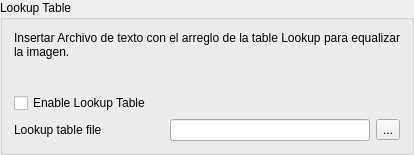
           <widget class="QGroupBox" name="Lookuptable_groupBox">
            <property name="title">
             <string>Lookup Table</string>
            </property>
            <layout class="QVBoxLayout" name="verticalLayout_17">
             <item>
              <widget class="QLabel" name="label_20">
               <property name="sizePolicy">
                <sizepolicy hsizetype="Fixed" vsizetype="Fixed">
                 <horstretch>0</horstretch>
                 <verstretch>0</verstretch>
                </sizepolicy>
               </property>
               <property name="minimumSize">
                <size>
                 <width>0</width>
                 <height>0</height>
                </size>
               </property>
               <property name="maximumSize">
                <size>
                 <width>432</width>
                 <height>93</height>
                </size>
               </property>
               <property name="text">
                <string>&lt;html&gt;&lt;head/&gt;&lt;body&gt;&lt;p align=&quot;justify&quot;&gt;Insertar Archivo de texto con el arreglo de la table Lookup para equalizar la imagen.&lt;/p&gt;&lt;/body&gt;&lt;/html&gt;</string>
               </property>
               <property name="alignment">
                <set>Qt::AlignJustify|Qt::AlignTop</set>
               </property>
               <property name="wordWrap">
                <bool>true</bool>
               </property>
              </widget>
             </item>
             <item>
              <widget class="QCheckBox" name="checkBox_lookuptable">
               <property name="text">
                <string>Enable Lookup Table</string>
               </property>
               <property name="checked">
                <bool>false</bool>
               </property>
               <property name="tristate">
                <bool>false</bool>
               </property>
              </widget>
             </item>
             <item>
              <layout class="QHBoxLayout" name="horizontalLayout_24">
               <item>
                <widget class="QLabel" name="label_21">
                 <property name="sizePolicy">
                  <sizepolicy hsizetype="Minimum" vsizetype="Maximum">
                   <horstretch>0</horstretch>
                   <verstretch>0</verstretch>
                  </sizepolicy>
                 </property>
                 <property name="minimumSize">
                  <size>
                   <width>150</width>
                   <height>3</height>
                  </size>
                 </property>
                 <property name="maximumSize">
                  <size>
                   <width>150</width>
                   <height>16777215</height>
                  </size>
                 </property>
                 <property name="text">
                  <string>Lookup table file</string>
                 </property>
                </widget>
               </item>
               <item>
                <widget class="QLineEdit" name="lineEdit_lookuppath">
                 <property name="sizePolicy">
                  <sizepolicy hsizetype="Maximum" vsizetype="Fixed">
                   <horstretch>0</horstretch>
                   <verstretch>0</verstretch>
                  </sizepolicy>
                 </property>
                 <property name="minimumSize">
                  <size>
                   <width>200</width>
                   <height>0</height>
                  </size>
                 </property>
                 <property name="maximumSize">
                  <size>
                   <width>200</width>
                   <height>16777215</height>
                  </size>
                 </property>
                </widget>
               </item>
               <item>
                <widget class="QToolButton" name="toolButton_lookuppath">
                 <property name="text">
                  <string>...</string>
                 </property>
                </widget>
               </item>
              </layout>
             </item>
            </layout>
           </widget>
